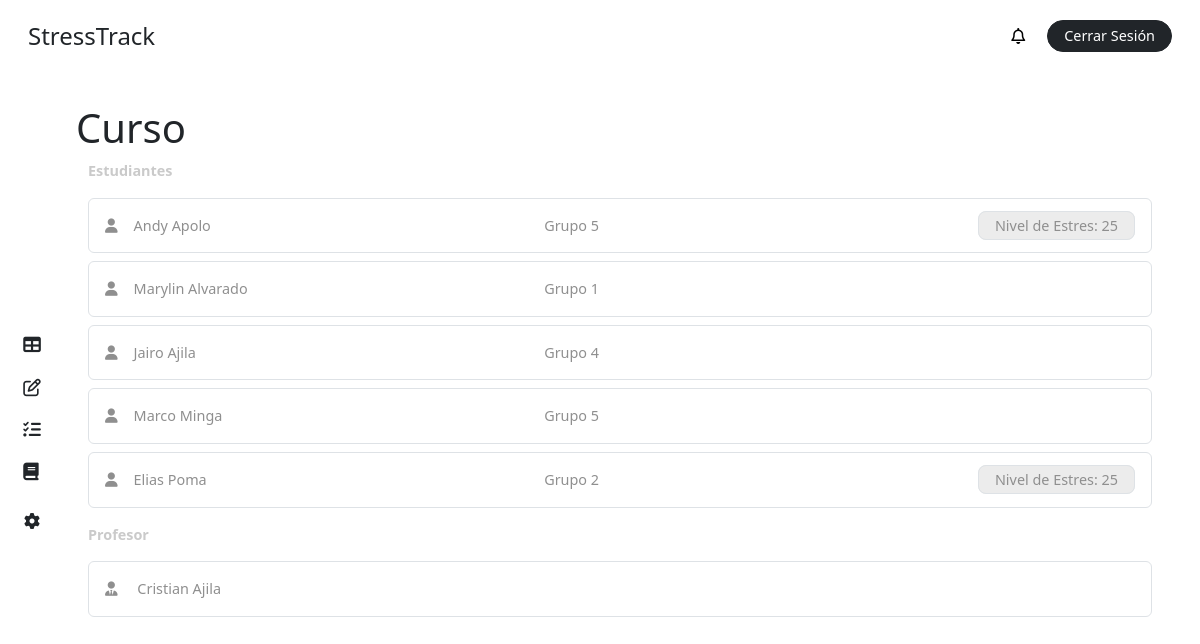
The app's page /course/ (signed in) with its own data.
### stress/models.py (models this page shows, shortened)
class CustomUser(AbstractBaseUser, PermissionsMixin):
    ROLE_CHOICES = [
        ('student', 'Alumno'),
        ('teacher', 'Profesor'),
        ('superuser', 'Administrador'),
    ]
    first_name = models.CharField(max_length=50, blank=True)
    last_name = models.CharField(max_length=50, blank=True)
    dni = models.CharField(max_length=10, unique=True, blank=True, null=True)
    email = models.EmailField(unique=True)
    role = models.CharField(max_length=20, choices=ROLE_CHOICES, default='student')
    is_active = models.BooleanField(default=True)
    is_staff = models.BooleanField(default=False)
    stress = models.IntegerField(default=0)
    share_stress_level = models.BooleanField(default=False)
    recommendation = models.ForeignKey(Recommendation, on_delete=models.SET_NULL, null=True, blank=True, related_name='users')
    course = models.ForeignKey(Course, on_delete=models.CASCADE, related_name='students', null=True, blank=True)
    group = models.ForeignKey(Team, on_delete=models.CASCADE, related_name='members', null=True, blank=True)
    objects = CustomUserManager()
    USERNAME_FIELD = 'email'
    REQUIRED_FIELDS = []

class Team(models.Model):
    name = models.CharField(max_length=20)
    course = models.ForeignKey(Course, on_delete=models.CASCADE, related_name='teams')
    def __str__(self):
        return f"{self.name}"

### stress/views.py (the view, shortened to what this page needs)
# urls.py: path('course/', views.course, name='course'),
@login_required
def course(request):
    user = request.user
    course = user.course if user.role == 'student' else user.teaching_courses.first()
    if course:
        students = course.students.filter(is_active=True).all()
        teacher = course.teacher
        groups = course.teams.all()
    else:
        students = None
        teacher = None
        groups = None
    context = {
        'students': students,
        'role': request.user.role,
        'groups': groups,
        'teacher': teacher,
        'course': course,
        'notifications': user.notifications.all(),
        'unread_notifications': user.notifications.filter(is_read=False).count(),
    }
    return render(request, 'dashboard/course.html', context)

### stress/templates/dashboard/course.html (shortened to what this page needs)
{% extends "base/dashboard_base.html" %}
{% block content %}
{% include "elements/dashboard_sidebar.html" with role=role %}
<main class="main p-4 pt-2 pe-5">
  <div class="my-4">
    <div class="row">
      <div class="col-11 p-0">
        <h1 class="m-0">Curso</h1>
      </div>
    </div>
    {% if not course %}
      {% if role == 'student' %}
        <div class="bg-inf p-3 rounded-2 text-gris my-4">
        <i class="fas fa-info-circle"></i> No estas matriculado a un curso por el
        momento.
        </div>
      {% else %}
        <div class="bg-inf p-3 rounded-2 text-gris my-4">
        <i class="fas fa-info-circle"></i> No estas asignado a un curso por el
        momento.
        </div>
      {% endif %}
    {% else %}
      <label class="text-grisillo fw-bold my-2">Estudiantes</label>
      {% if not students %}
        <div class="bg-inf p-3 rounded-2 text-gris">
          <i class="fas fa-info-circle"></i> No hay estudiantes matriculados por el momento.
        </div>
      {% else %}
        {% for student in students %}
            <div class="p-3 my-2 rounded-2 text-gris border border-1">
                <div class="row">
                    <div class="col-5">
                        <i class="fa-solid fa-user me-3"></i>{{ student.first_name }} {{ student.last_name }}
                    </div>
                    <div class="col-4">
                        {% if student.group %}
                            {{ student.group }}
                        {% else %}
                            N/A
                        {% endif %}
                    </div>
                    {% if role == 'student' %}
                        {% if student.share_stress_level %}
                            <div class="col-3 text-end">
                                <div
                                    class="ms-4 bg-color-grisillo py-1 px-3 border d-inline rounded-3 fs-7"
                                >
                                    Nivel de Estres: {{ student.stress }}
                                </div>
                            </div>
                        {% endif %}
                    {% endif %}
                </div>
            </div>
        {% endfor %}
      {% endif %}
      <label class="text-grisillo fw-bold my-2">Profesor</label>
      {% if teacher %}
            <div class="p-3 my-2 rounded-2 text-gris border border-1">
              <div class="row">
                <div class="col-12">
                  <i class="fa-solid fa-user-tie me-3"></i> {{ teacher.first_name }} {{ teacher.last_name }}
                </div>
              </div>
            </div>
      {% else %}
          <div class="bg-inf p-3 rounded-2 text-gris">
            <i class="fas fa-info-circle"></i> No hay un profesor asignado por el momento.
          </div>
      {% endif %}
    {% endif %}
  </div>
</main>
{% endblock %}

### stress/static/css/main.css (style rules this page uses)
body { height: 100vh; margin: 0; padding: 0; display: grid; grid-template-columns: 4rem 1fr; grid-template-rows: 4.5rem 1fr; grid-template-areas: "header header" "side main"; gap: 0; background-color: white; }
.main { grid-area: main; overflow-y: auto; }
.fs-7 { font-size: .9rem; }
.text-grisillo { color: #cacaca; font-size: .9rem; }
.text-gris { color: #8f8f8f !important; font-size: .9rem; }
.bg-color-grisillo { background-color: #ececec; }

### records on screen
CustomUser: first_name "Andy", last_name "Apolo", group "Grupo 5", stress "25"
CustomUser: first_name "Marylin", last_name "Alvarado", group "Grupo 1"
CustomUser: first_name "Jairo", last_name "Ajila", group "Grupo 4"
CustomUser: first_name "Marco", last_name "Minga", group "Grupo 5"
CustomUser: first_name "Elias", last_name "Poma", group "Grupo 2", stress "25"
CustomUser: first_name "Cristian", last_name "Ajila"
